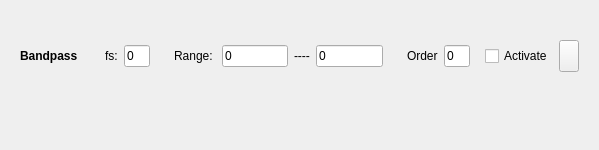
<?xml version="1.0" encoding="UTF-8"?>
<ui version="4.0">
 <class>topLevelForm</class>
 <widget class="QWidget" name="topLevelForm">
  <property name="geometry">
   <rect>
    <x>0</x>
    <y>0</y>
    <width>599</width>
    <height>150</height>
   </rect>
  </property>
  <property name="sizePolicy">
   <sizepolicy hsizetype="Preferred" vsizetype="Fixed">
    <horstretch>0</horstretch>
    <verstretch>0</verstretch>
   </sizepolicy>
  </property>
  <property name="maximumSize">
   <size>
    <width>599</width>
    <height>150</height>
   </size>
  </property>
  <property name="windowTitle">
   <string>Form</string>
  </property>
  <layout class="QVBoxLayout" name="verticalLayout_2">
   <item>
    <widget class="QWidget" name="widget_2" native="true">
     <property name="maximumSize">
      <size>
       <width>16777215</width>
       <height>90</height>
      </size>
     </property>
     <layout class="QHBoxLayout" name="horizontalLayout_5">
      <item>
       <widget class="QWidget" name="widget" native="true">
        <property name="minimumSize">
         <size>
          <width>70</width>
          <height>32</height>
         </size>
        </property>
        <property name="maximumSize">
         <size>
          <width>100</width>
          <height>32</height>
         </size>
        </property>
        <layout class="QHBoxLayout" name="horizontalLayout">
         <property name="leftMargin">
          <number>0</number>
         </property>
         <property name="topMargin">
          <number>0</number>
         </property>
         <property name="rightMargin">
          <number>0</number>
         </property>
         <property name="bottomMargin">
          <number>0</number>
         </property>
         <item>
          <widget class="QLabel" name="filter_name">
           <property name="enabled">
            <bool>true</bool>
           </property>
           <property name="sizePolicy">
            <sizepolicy hsizetype="Expanding" vsizetype="Expanding">
             <horstretch>0</horstretch>
             <verstretch>0</verstretch>
            </sizepolicy>
           </property>
           <property name="minimumSize">
            <size>
             <width>0</width>
             <height>32</height>
            </size>
           </property>
           <property name="maximumSize">
            <size>
             <width>100</width>
             <height>32</height>
            </size>
           </property>
           <property name="font">
            <font>
             <weight>75</weight>
             <bold>true</bold>
            </font>
           </property>
           <property name="text">
            <string>Bandpass</string>
           </property>
          </widget>
         </item>
        </layout>
       </widget>
      </item>
      <item>
       <widget class="QWidget" name="samplingFrequencyWidget" native="true">
        <layout class="QHBoxLayout" name="horizontalLayout_6">
         <item>
          <widget class="QLabel" name="samplingFrequencyLabel">
           <property name="text">
            <string>fs:</string>
           </property>
          </widget>
         </item>
         <item>
          <widget class="QLineEdit" name="samplingFrequencyLineEdit">
           <property name="text">
            <string>0</string>
           </property>
          </widget>
         </item>
        </layout>
       </widget>
      </item>
      <item>
       <widget class="QWidget" name="filterRangeWidget" native="true">
        <layout class="QHBoxLayout" name="horizontalLayout_3">
         <item>
          <widget class="QLabel" name="rangeLable">
           <property name="text">
            <string>Range: </string>
           </property>
          </widget>
         </item>
         <item>
          <widget class="QLineEdit" name="lowCutFrequencyLineEdit">
           <property name="minimumSize">
            <size>
             <width>40</width>
             <height>0</height>
            </size>
           </property>
           <property name="inputMask">
            <string/>
           </property>
           <property name="text">
            <string>0</string>
           </property>
           <property name="placeholderText">
            <string>LowCut</string>
           </property>
          </widget>
         </item>
         <item>
          <widget class="QLabel" name="dash">
           <property name="text">
            <string>----</string>
           </property>
          </widget>
         </item>
         <item>
          <widget class="QLineEdit" name="highCutFrequencyLineEdit">
           <property name="minimumSize">
            <size>
             <width>40</width>
             <height>0</height>
            </size>
           </property>
           <property name="inputMask">
            <string/>
           </property>
           <property name="text">
            <string>0</string>
           </property>
           <property name="placeholderText">
            <string>HighCut</string>
           </property>
          </widget>
         </item>
        </layout>
       </widget>
      </item>
      <item>
       <widget class="QWidget" name="filterOrderWidget" native="true">
        <layout class="QHBoxLayout" name="horizontalLayout_4">
         <item>
          <widget class="QLabel" name="label">
           <property name="text">
            <string>Order</string>
           </property>
          </widget>
         </item>
         <item>
          <widget class="QLineEdit" name="filterOrderLineEdit">
           <property name="text">
            <string>0</string>
           </property>
           <property name="placeholderText">
            <string>order</string>
           </property>
          </widget>
         </item>
        </layout>
       </widget>
      </item>
      <item>
       <widget class="QCheckBox" name="filterActivationCheckBox">
        <property name="text">
         <string>Activate</string>
        </property>
       </widget>
      </item>
      <item>
       <widget class="QPushButton" name="removeFilterBtn">
        <property name="enabled">
         <bool>true</bool>
        </property>
        <property name="sizePolicy">
         <sizepolicy hsizetype="Expanding" vsizetype="Fixed">
          <horstretch>0</horstretch>
          <verstretch>0</verstretch>
         </sizepolicy>
        </property>
        <property name="minimumSize">
         <size>
          <width>20</width>
          <height>32</height>
         </size>
        </property>
        <property name="maximumSize">
         <size>
          <width>21</width>
          <height>32</height>
         </size>
        </property>
        <property name="text">
         <string/>
        </property>
       </widget>
      </item>
     </layout>
    </widget>
   </item>
   <item>
    <widget class="QWidget" name="widget_3" native="true">
     <layout class="QHBoxLayout" name="horizontalLayout_2">
      <item>
       <widget class="QLabel" name="filterInfoLabel">
        <property name="text">
         <string/>
        </property>
       </widget>
      </item>
     </layout>
    </widget>
   </item>
  </layout>
 </widget>
 <resources/>
 <connections/>
</ui>
